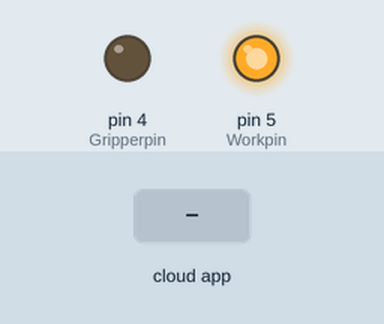
A sketch run on a simulated Arduino Uno, built with avr-gcc and run on an emulated ATmega328P. On the bench: output pins drawn as LEDs (lit = HIGH). Inputs (shaded band) come from the test bench. The ROS host is connected and sends only what is stated.

Above: at 2.2 s.
2.3 s: the phone or cloud app sets Gripper_control to 1
At 3.5 s:
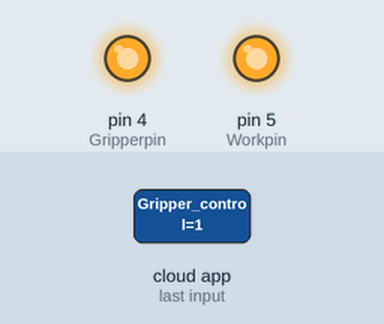
3.8 s: the phone or cloud app sets Gripper_control to 0
At 5.2 s:
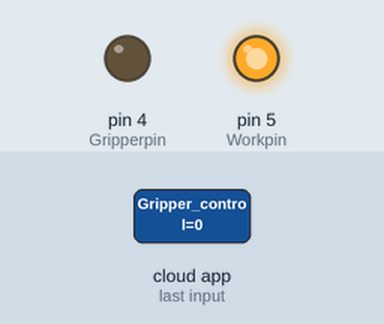
Timing chart, 0 to 6.8 s (numbered marks = the images above; inputs shaded):
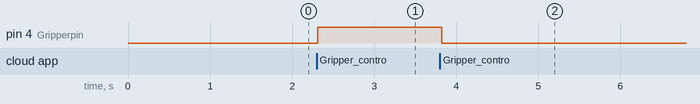

Measured:
- after the input at 2.3 s, pin 4 (Gripperpin): LOW → HIGH at once
- after the input at 3.8 s, pin 4 (Gripperpin): HIGH → LOW at once

The sketch:

gripper_controller_Mega1.ino
```cpp
#include <ros.h>
#include <std_msgs/Bool.h>

#define Gripperpin 4
#define Workpin 5

ros::NodeHandle nh;

void messagaCB (const std_msgs::Bool& Gripp){
  digitalWrite(Gripperpin, Gripp.data);
}

ros::Subscriber<std_msgs::Bool> sub("Gripper_control", &messagaCB );

void setup() {

  Serial.begin(115200);
  pinMode(Gripperpin, OUTPUT);
  pinMode(Workpin, OUTPUT);

  delay(1000);
  digitalWrite(Workpin, HIGH);

  nh.initNode();
  nh.subscribe(sub);

}

void loop() {

  nh.spinOnce();
  delay(50);

}
```
